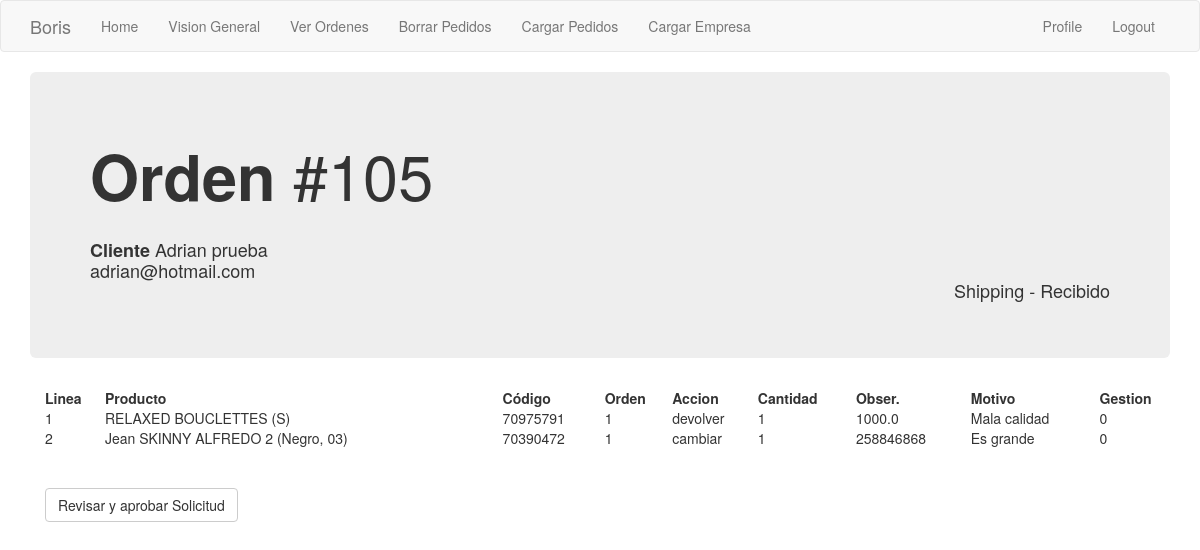
The page /orden/1 (signed in) on the database as committed earlier.
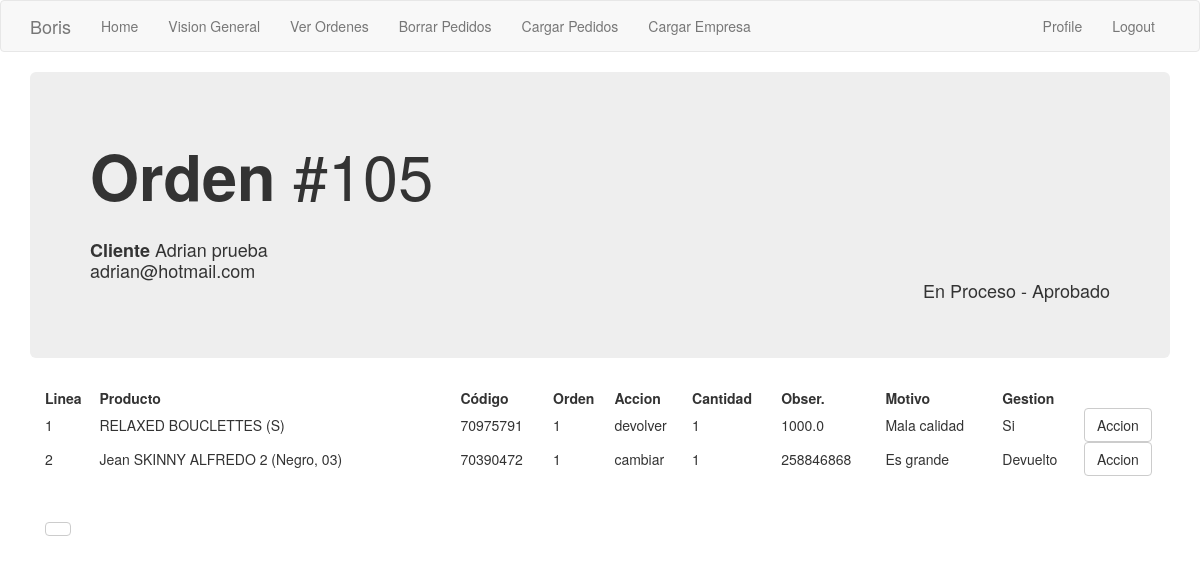
The same page on the database as committed later.
### app/models.py (models this page shows, shortened)
class Order_header(db.Model):
    id = db.Column(db.Integer, primary_key=True)
    order_number = db.Column(db.Integer, index=True)
    order_id_anterior = db.Column(db.Integer)
    creation_date = db.Column(db.String(35), index=True)
    last_update_date = db.Column(db.String(35))
    payment_method = db.Column(db.String(10))
    payment_card = db.Column(db.String(10))
    courier_order_id = db.Column(db.String(64), index=True)
    status = db.Column(db.String(15))
    sub_status = db.Column(db.String(15))
    customer_address = db.Column(db.String(64))
    customer_number = db.Column(db.String(10))
    customer_floor = db.Column(db.String(10))
    customer_zipcode = db.Column(db.String(8))
    customer_locality = db.Column(db.String(64))
    customer_city = db.Column(db.String(64))
    customer_province = db.Column(db.String(64))
    customer_country = db.Column(db.String(64))
    detalle = db.relationship('Order_detail', backref='productos', lazy='dynamic')
    transaction = db.relationship('Transaction_log', backref='transaccion', lazy='dynamic')
    customer_id = db.Column(db.Integer, db.ForeignKey('customer.id'))
    store = db.Column(db.Integer, db.ForeignKey('company.store_id'))

class Customer(db.Model):
    id = db.Column(db.Integer, primary_key=True)
    platform = db.Column(db.String(64), index=True)
    name = db.Column(db.String(64), index=True)
    email = db.Column(db.String(120), index=True, unique=True)
    phone = db.Column(db.String(15))
    orders = db.relationship('Order_header', backref='buyer', lazy='dynamic')

class Order_detail(db.Model):
    order_line_number = db.Column(db.String, primary_key=True)
    line_number = db.Column(db.Integer)
    prod_id = db.Column(db.Integer)
    name = db.Column(db.String(120))
    variant = db.Column(db.Integer)
    accion = db.Column(db.String(10))
    accion_cambiar_por = db.Column(db.Integer)
    accion_cantidad = db.Column(db.Integer)
    motivo = db.Column(db.String(50))
    monto_a_devolver = db.Column(db.Float)
    gestionado = db.Column(db.String(10))
    order = db.Column(db.Integer, db.ForeignKey('order_header.id'))

### app/main/routes.py (the view)
@bp.route('/orden/<orden_id>')
@login_required
def orden(orden_id):
    orden = Order_header.query.filter_by(id=orden_id).first()
    orden_linea = Order_detail.query.filter_by(order=orden_id).all()
    return render_template('orden.html', orden=orden, orden_linea=orden_linea, customer=orden.buyer)

### app/main/routes.py (called while the page is built)
@bp.before_app_request
def before_request():
    if current_user.is_authenticated:
        current_user.last_seen = datetime.utcnow()
        db.session.commit()

### app/models.py (called while the page is built)
@login.user_loader
def load_user(id):
    return User.query.get(int(id))

### app/templates/orden.html
{% extends "base.html" %}
{% block app_content %}
    <div class='jumbotron'>
        <h1>
            <strong>Orden </strong>#{{orden.order_number}}
        </h1>
        <h4>
            <br> <strong> Cliente </strong>{{customer.name}}
            <br>         {{customer.email}}
            <div class="text-right"> {{orden.status}} - {{orden.sub_status}} </div>
        </h4>
    </div>
    <div class='container'>
        <table style="width:100%">
            <tr>
                <th>Linea</th>
                <th>Producto</th>
                <th>Código</th>
                <th>Orden</th>
                <th>Accion</th>
                <th>Cantidad</th>
                <th>Obser.</th>
                <th>Motivo</th>
                <th>Gestion</th>
                <th></th>
            </tr>
            {% for i in orden_linea %}
            <tr>
                <td>{{i['line_number']}}</td>
                <td>{{i['name']}}</td>
                <td>{{i['prod_id']}}</td>
                <td>{{i['order']}}</td>
                <td>{{i['accion']}}</td>
                <td>{{i['accion_cantidad']}}</td>
                <td>
                {% if i['accion'] == 'cambiar' %}
                    {{i['accion_cambiar_por']}}
                {% else %}
                    {{i['monto_a_devolver']}}
                {% endif %}
                </td>
                <td>{{i['motivo']}}</td>
                <td>{{i['gestionado']}}</td>
                {% if (orden.status == 'En Proceso' and orden.sub_status != 'Rechazado') %}
                    <td><a href="{{ url_for('main.gestionar_producto', orden_id=orden.id, linea_id=i['order_line_number'] ) }}">
                        <button class="btn btn-default"> Accion </button></td>
                {% endif %}
            </tr>
            {% endfor %}
        </table>
        <br><br>
            {% if orden.sub_status == 'Iniciado' %}
                {% set text = 'Cobrar envío y pasar a Ready' %}
                {% set accion_orden = 'toReady' %}
            {% endif %}
            {% if orden.sub_status == 'Recibido' %}
                {% set text = 'Revisar y aprobar Solicitud' %}
                {% set accion_orden = 'toApproved' %}
            {% endif %}
            <a href="{{ url_for('main.gestionar_ordenes', orden_id = orden.id, accion_orden = accion_orden ) }}">
            <button class="btn btn-default"> {{text}} </button></a>
    </div>
{% endblock %}

### app/templates/base.html (shortened to what this page needs)
{% extends 'bootstrap/base.html' %}
{% block navbar %}
    <nav class="navbar navbar-default">
        <div class="container">
            <div class="navbar-header">
                <a class="navbar-brand" href="{{ url_for('main.index') }}">Boris</a>
            </div>
            <div class="collapse navbar-collapse" id="bs-example-navbar-collapse-1">
                <ul class="nav navbar-nav">
                    <li><a href="{{ url_for('main.index') }}"> Home </a></li>
                    <li><a href="{{ url_for('main.vision_general') }}"> Vision General </a></li>
                    <li><a href="{{ url_for('main.ver_ordenes', estado='all') }}"> Ver Ordenes </a></li>
                    <li><a href="{{ url_for('main.borrar_pedidos') }}"> Borrar Pedidos</a></li>
                    <li><a href="{{ url_for('main.upload_pedidos') }}"> Cargar Pedidos</a></li>
                    <li><a href="{{ url_for('main.cargar_empresa') }}"> Cargar Empresa</a></li>
                </ul>
                <ul class="nav navbar-nav navbar-right">
                    {% if current_user.is_anonymous %}
                    <li><a href="{{ url_for('auth.login') }}"> Login </a></li>
                    <li> <a href="{{ url_for('auth.alta_usuario') }}"> Alta de Usuarios </a></li>
                    {% else %}
                    <li><a href="{{ url_for('main.user', username=current_user.username) }}"> Profile </a></li>
                    <li><a href="{{ url_for('auth.logout') }}">{{ 'Logout' }}</a></li>
                    {% endif %}
                </ul>
            </div>
        </div>
    </nav>
{% endblock %}
{% block content %}
    <div class="container">
        {% block app_content %}{% endblock %}
    </div>
{% endblock %}

Rows that differ between the two databases and show on the page:
changed Order_header: status "Shipping" → "En Proceso"; sub_status "Recibido" → "Aprobado"
changed Order_detail "RELAXED BOUCLETTES (S)": gestionado "0" → "Si"; now shows "Accion"
changed Order_detail "Jean SKINNY ALFREDO 2 (Negro, 03)": gestionado "0" → "Devuelto"; now shows "Accion"
Other text that changed with them:
{{ text }}: "Revisar y aprobar Solicitud" → (not shown)
